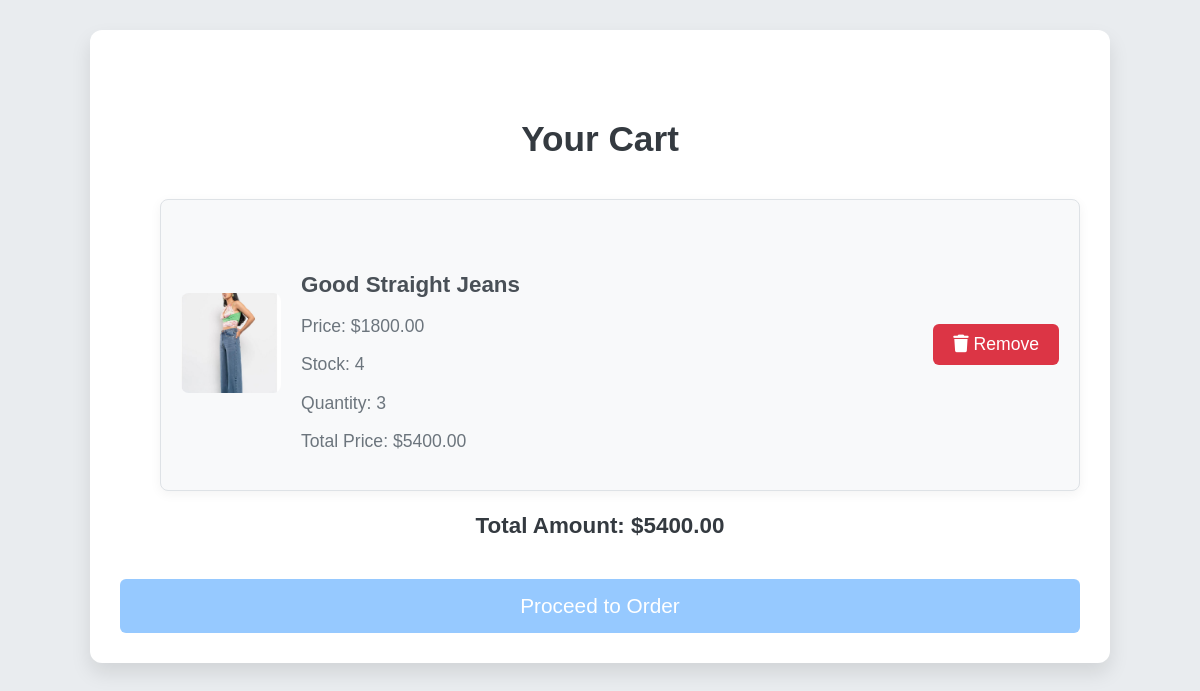
Page /cart/ (signed in) on the earlier database version.
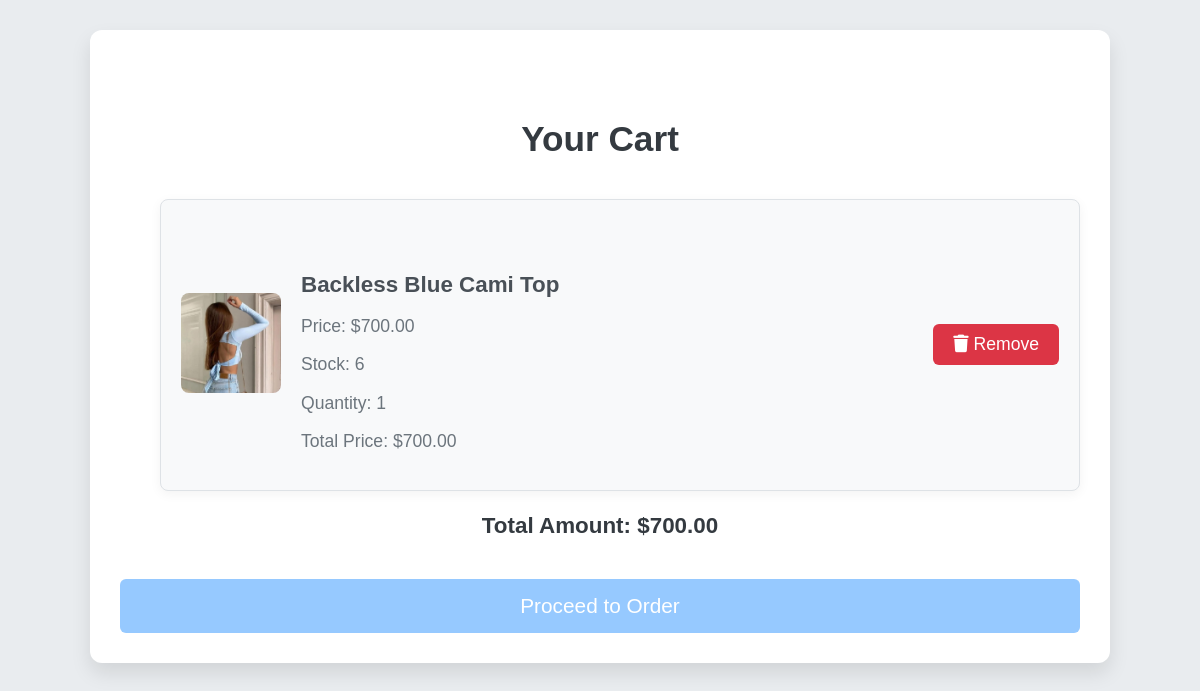
Same page on the later database version.
### app/models.py (models this page shows, shortened)
class AddToCart(models.Model):
    user = models.ForeignKey(User, on_delete=models.CASCADE, related_name="cart_items")
    product = models.ForeignKey(Product, on_delete=models.CASCADE)
    quantity = models.PositiveIntegerField(default=1)
    added_at = models.DateTimeField(auto_now_add=True)

class Product(models.Model):
    product_name = models.CharField(max_length=80)
    product_price = models.DecimalField(max_digits=10, decimal_places=2, null=True, blank=True)
    product_description = models.TextField(null=True, blank=True)
    color = models.CharField(max_length=50, null=True, blank=True)
    material = models.CharField(max_length=100, null=True, blank=True)
    stock = models.IntegerField(null=True)
    category = models.ForeignKey(Category, on_delete=models.CASCADE)
    subcategory = models.ForeignKey(SubCategory, on_delete=models.CASCADE)
    user = models.ForeignKey(User, on_delete=models.CASCADE, null=True)

class ProductImage(models.Model):
    product = models.ForeignKey(Product, related_name="images", on_delete=models.CASCADE)
    image = models.ImageField(upload_to='product_images/')

### app/views.py (the view)
# urls.py: path('cart/', view_cart, name='cart'),
def view_cart(request):
    if request.user.is_authenticated:
        cart_items = AddToCart.objects.filter(user=request.user)
        for item in cart_items:
            item.product_images = item.product.images.first()
            item.total_price = item.product.product_price * item.quantity
        total_amount = sum(item.total_price for item in cart_items)
        return render(request, 'cart.html', {'cart_items': cart_items, 'total_amount': total_amount})
    else:
        return redirect('userlogin')

### templates/cart.html (shortened to what this page needs)
 {% load static %}
 <!DOCTYPE html>
 <html lang="en">
 <head>
     <link href="https://cdnjs.cloudflare.com/ajax/libs/font-awesome/6.0.0-beta3/css/all.min.css" rel="stylesheet">
 </head>
 <body>
     <div class="container">
         <h5>Your Cart</h5>
         <div class="cart-items">
             {% if cart_items %}
                 <ul>
                     {% for item in cart_items %}
                     <li class="cart-item">
                         <div class="image-section">
                             {% if item.product.images.first %}
                                 <img src="{{ item.product.images.first.image.url }}" alt="{{ item.product.product_name }}">
                             {% else %}
                                 <p>No images available.</p>
                             {% endif %}
                         </div>
                         <div class="cart-item-details">
                             <h6>{{ item.product.product_name }}</h6>
                             <p>Price: ${{ item.product.product_price }}</p>
                             <p>Stock: {{ item.product.stock }}</p>
                             <p>Quantity: {{ item.quantity }}</p>
                             <p>Total Price: ${{ item.total_price|floatformat:2 }}</p>
                         </div>
                         <form action="/remove_from_cart/{{ item.product.id }}/" method="POST">
                             <button type="submit" class="remove-btn">
                                 <i class="fas fa-trash"></i> Remove
                             </button>
                         </form>
                     </li>
                     {% endfor %}
                 </ul>
                 <div class="cart-summary">
                     <p><strong>Total Amount: ${{ total_amount|floatformat:2 }}</strong></p>
                 </div>
                 <a href="/order/" class="create-order-btn">Proceed to Order</a>
             {% else %}
                 <p class="empty-cart-msg">Your cart is empty. Start shopping now!</p>
             {% endif %}
         </div>
     </div>
 </body>
 </html>

Differences in the rows shown:
removed AddToCart: product.images.first.image (picture), product.product_name "Good Straight Jeans", product.product_price "1800.00", product.stock "4", quantity "3", total_price "5400.00"
added AddToCart: product.images.first.image (picture), product.product_name "Backless Blue Cami Top", product.product_price "700.00", product.stock "6", quantity "1", total_price "700.00"
Other differences:
{{ total_amount|floatformat:2 }}: "5400.00" → "700.00"
